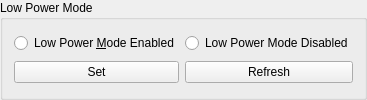
             <widget class="QGroupBox" name="SatelliteConfig_LowPowerMode_Refresh_Button">
              <property name="title">
               <string>Low Power Mode</string>
              </property>
              <layout class="QGridLayout" name="gridLayout_15">
               <item row="0" column="0">
                <widget class="QRadioButton" name="SatelliteConfig_LowPowerMode_Enabled_RadioButton">
                 <property name="text">
                  <string>Low Power &amp;Mode Enabled</string>
                 </property>
                 <attribute name="buttonGroup">
                  <string notr="true">lowPowerModeButtonGroup</string>
                 </attribute>
                </widget>
               </item>
               <item row="0" column="1">
                <widget class="QRadioButton" name="SatelliteConfig_LowPowerMode_Disabled_RadioButton">
                 <property name="text">
                  <string>Low Power Mode Disabled</string>
                 </property>
                 <attribute name="buttonGroup">
                  <string notr="true">lowPowerModeButtonGroup</string>
                 </attribute>
                </widget>
               </item>
               <item row="1" column="0">
                <widget class="QPushButton" name="SatelliteConfig_LowPowerMode_Set_Button">
                 <property name="text">
                  <string>Set</string>
                 </property>
                </widget>
               </item>
               <item row="1" column="1">
                <widget class="QPushButton" name="pushButton_23">
                 <property name="text">
                  <string>Refresh</string>
                 </property>
                </widget>
               </item>
              </layout>
             </widget>
